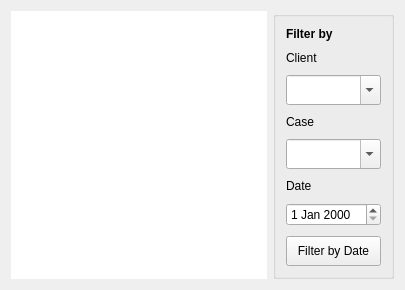
              <widget class="QWidget" name="invoices">
               <attribute name="title">
                <string>Invoices</string>
               </attribute>
               <layout class="QHBoxLayout" name="horizontalLayout_30">
                <item>
                 <layout class="QHBoxLayout" name="horizontalLayout_29" stretch="8,2">
                  <item>
                   <widget class="QTableView" name="tableView_invoices">
                    <property name="frameShape">
                     <enum>QFrame::NoFrame</enum>
                    </property>
                    <property name="frameShadow">
                     <enum>QFrame::Plain</enum>
                    </property>
                    <property name="alternatingRowColors">
                     <bool>true</bool>
                    </property>
                    <property name="selectionBehavior">
                     <enum>QAbstractItemView::SelectRows</enum>
                    </property>
                    <property name="showGrid">
                     <bool>false</bool>
                    </property>
                    <property name="wordWrap">
                     <bool>false</bool>
                    </property>
                   </widget>
                  </item>
                  <item>
                   <widget class="QGroupBox" name="groupBox">
                    <layout class="QFormLayout" name="formLayout_6">
                     <property name="verticalSpacing">
                      <number>10</number>
                     </property>
                     <property name="leftMargin">
                      <number>10</number>
                     </property>
                     <property name="topMargin">
                      <number>10</number>
                     </property>
                     <property name="rightMargin">
                      <number>10</number>
                     </property>
                     <property name="bottomMargin">
                      <number>10</number>
                     </property>
                     <item row="0" column="0">
                      <widget class="QLabel" name="label_34">
                       <property name="font">
                        <font>
                         <weight>75</weight>
                         <bold>true</bold>
                        </font>
                       </property>
                       <property name="text">
                        <string>Filter by</string>
                       </property>
                      </widget>
                     </item>
                     <item row="1" column="0">
                      <widget class="QLabel" name="label_35">
                       <property name="text">
                        <string>Client</string>
                       </property>
                      </widget>
                     </item>
                     <item row="3" column="0">
                      <widget class="QLabel" name="label_36">
                       <property name="text">
                        <string>Case</string>
                       </property>
                      </widget>
                     </item>
                     <item row="4" column="0" colspan="2">
                      <widget class="QComboBox" name="comboBox_inCases">
                       <property name="minimumSize">
                        <size>
                         <width>0</width>
                         <height>30</height>
                        </size>
                       </property>
                       <property name="maximumSize">
                        <size>
                         <width>16777215</width>
                         <height>30</height>
                        </size>
                       </property>
                       <property name="editable">
                        <bool>true</bool>
                       </property>
                      </widget>
                     </item>
                     <item row="2" column="0" colspan="2">
                      <widget class="QComboBox" name="comboBox_inClients">
                       <property name="minimumSize">
                        <size>
                         <width>0</width>
                         <height>30</height>
                        </size>
                       </property>
                       <property name="maximumSize">
                        <size>
                         <width>16777215</width>
                         <height>30</height>
                        </size>
                       </property>
                       <property name="editable">
                        <bool>true</bool>
                       </property>
                      </widget>
                     </item>
                     <item row="5" column="0">
                      <widget class="QLabel" name="label_37">
                       <property name="text">
                        <string>Date</string>
                       </property>
                      </widget>
                     </item>
                     <item row="6" column="0">
                      <widget class="QDateEdit" name="dateEdit_inv"/>
                     </item>
                     <item row="7" column="0" colspan="2">
                      <widget class="QPushButton" name="pushButton_invDateFilter">
                       <property name="minimumSize">
                        <size>
                         <width>0</width>
                         <height>30</height>
                        </size>
                       </property>
                       <property name="maximumSize">
                        <size>
                         <width>16777215</width>
                         <height>30</height>
                        </size>
                       </property>
                       <property name="text">
                        <string>Filter by Date</string>
                       </property>
                      </widget>
                     </item>
                    </layout>
                   </widget>
                  </item>
                 </layout>
                </item>
               </layout>
              </widget>
